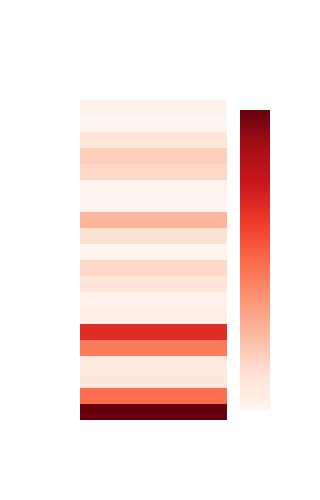

The notebook cell this image was saved under:
### Code cell
# NOTA QUATRO
import plotly.graph_objects as go
import pandas as pd


# Pivot the data for heatmap
heatmap_data = df_words_4.pivot(index='token', columns='nota', values='token_frequency').fillna(0)

# Create the heatmap
fig = go.Figure(data=go.Heatmap(
    z=heatmap_data.values,  # Frequency matrix
    x=heatmap_data.columns,  # Grades (x-axis)
    y=heatmap_data.index,    # Tokens (y-axis)
    colorscale='Reds',       # Heatmap color scale
    #colorbar=dict(title="Frequência"),  # Colorbar title
    hoverongaps=False,       # Ensure no gaps show on hover
    hovertemplate=(
        "Token: %{y}<br>" + #Exibir título pelo Streamlit, q aí fica título pra cada coluna
        "Frequência: %{z}<extra></extra>"
    )
))

# Update layout for better visualization
fig.update_layout(
   # title="20 Tokens Mais Frequentes", >> Por título no streamlit
    height=500,  # Adjust height to make the heatmaps narrow
    width=300,  # Adjust width for each heatmap ....  * len(grades)
    template="plotly_white",
    plot_bgcolor="rgba(0, 0, 0, 0)",  # Transparent plot background
    paper_bgcolor="rgba(0, 0, 0, 0)",  # Transparent outer background
    font=dict(color="white")  # White font for all text
)
#fig.update_yaxes(title="Tokens", automargin=True)
fig.update_xaxes(title="", showticklabels=False)

# Show the figure
fig.show()

### Figure 1 — Plotly figure (JSON) as saved in the notebook; plotly's stock layout.template omitted (floating-point values rounded to 4 significant figures)
{"data": [{"colorscale": [[0, "rgb(255,245,240)"], [0.125, "rgb(254,224,210)"], [0.25, "rgb(252,187,161)"], [0.375, "rgb(252,146,114)"], [0.5, "rgb(251,106,74)"], [0.625, "rgb(239,59,44)"], [0.75, "rgb(203,24,29)"], [0.875, "rgb(165,15,21)"], [1, "rgb(103,0,13)"]], "hoverongaps": false, "hovertemplate": "Token: %{y}<br>Frequência: %{z}<extra></extra>", "type": "heatmap", "x": [4], "y": ["azulejos", "belém", "bibiana", "cambará", "casarões", "cidade", "históricos", "maior", "medidas", "municipal", "parte", "patrimônio", "prefeitura", "problema", "proteção", "roubos", "situação", "vandalismo", "variedade", "xix"], "z": [[1810], [1009], [382], [365], [946], [1310], [313], [285], [400], [485], [250], [440], [664], [261], [272], [492], [532], [386], [251], [278]]}], "layout": {"font": {"color": "white"}, "height": 500, "paper_bgcolor": "rgba(0, 0, 0, 0)", "plot_bgcolor": "rgba(0, 0, 0, 0)", "width": 300, "xaxis": {"showticklabels": false, "title": {"text": ""}}}}
